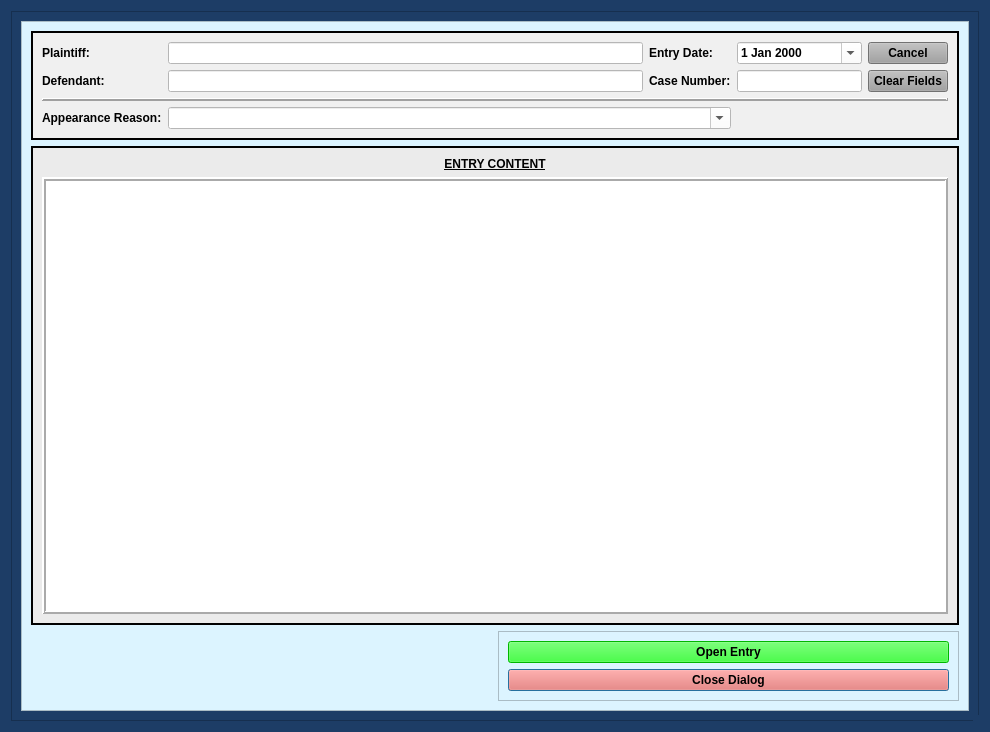
<?xml version="1.0" encoding="UTF-8"?>
<ui version="4.0">
 <class>CivFreeformDialog</class>
 <widget class="QDialog" name="CivFreeformDialog">
  <property name="windowModality">
   <enum>Qt::NonModal</enum>
  </property>
  <property name="enabled">
   <bool>true</bool>
  </property>
  <property name="geometry">
   <rect>
    <x>0</x>
    <y>0</y>
    <width>990</width>
    <height>732</height>
   </rect>
  </property>
  <property name="sizePolicy">
   <sizepolicy hsizetype="Preferred" vsizetype="Preferred">
    <horstretch>0</horstretch>
    <verstretch>0</verstretch>
   </sizepolicy>
  </property>
  <property name="minimumSize">
   <size>
    <width>0</width>
    <height>0</height>
   </size>
  </property>
  <property name="maximumSize">
   <size>
    <width>2500</width>
    <height>3500</height>
   </size>
  </property>
  <property name="palette">
   <palette>
    <active>
     <colorrole role="Button">
      <brush brushstyle="SolidPattern">
       <color alpha="255">
        <red>29</red>
        <green>61</green>
        <blue>102</blue>
       </color>
      </brush>
     </colorrole>
     <colorrole role="Base">
      <brush brushstyle="SolidPattern">
       <color alpha="255">
        <red>29</red>
        <green>61</green>
        <blue>102</blue>
       </color>
      </brush>
     </colorrole>
     <colorrole role="Window">
      <brush brushstyle="SolidPattern">
       <color alpha="255">
        <red>29</red>
        <green>61</green>
        <blue>102</blue>
       </color>
      </brush>
     </colorrole>
    </active>
    <inactive>
     <colorrole role="Button">
      <brush brushstyle="SolidPattern">
       <color alpha="255">
        <red>29</red>
        <green>61</green>
        <blue>102</blue>
       </color>
      </brush>
     </colorrole>
     <colorrole role="Base">
      <brush brushstyle="SolidPattern">
       <color alpha="255">
        <red>29</red>
        <green>61</green>
        <blue>102</blue>
       </color>
      </brush>
     </colorrole>
     <colorrole role="Window">
      <brush brushstyle="SolidPattern">
       <color alpha="255">
        <red>29</red>
        <green>61</green>
        <blue>102</blue>
       </color>
      </brush>
     </colorrole>
    </inactive>
    <disabled>
     <colorrole role="Button">
      <brush brushstyle="SolidPattern">
       <color alpha="255">
        <red>29</red>
        <green>61</green>
        <blue>102</blue>
       </color>
      </brush>
     </colorrole>
     <colorrole role="Base">
      <brush brushstyle="SolidPattern">
       <color alpha="255">
        <red>29</red>
        <green>61</green>
        <blue>102</blue>
       </color>
      </brush>
     </colorrole>
     <colorrole role="Window">
      <brush brushstyle="SolidPattern">
       <color alpha="255">
        <red>29</red>
        <green>61</green>
        <blue>102</blue>
       </color>
      </brush>
     </colorrole>
    </disabled>
   </palette>
  </property>
  <property name="font">
   <font>
    <family>Palatino Linotype</family>
    <pointsize>10</pointsize>
    <weight>75</weight>
    <italic>false</italic>
    <bold>true</bold>
   </font>
  </property>
  <property name="windowTitle">
   <string>Civil Freeform Entry Case Information</string>
  </property>
  <property name="toolTip">
   <string/>
  </property>
  <property name="styleSheet">
   <string notr="true">background-color: rgb(29, 61, 102);
font: 75 10pt &quot;Palatino Linotype&quot;;
font-weight: bold;</string>
  </property>
  <property name="sizeGripEnabled">
   <bool>true</bool>
  </property>
  <property name="modal">
   <bool>true</bool>
  </property>
  <layout class="QGridLayout" name="gridLayout_8">
   <item row="0" column="0">
    <widget class="QFrame" name="frame_4">
     <property name="styleSheet">
      <string notr="true">background-color: rgb(29, 61, 102);</string>
     </property>
     <property name="frameShape">
      <enum>QFrame::StyledPanel</enum>
     </property>
     <property name="frameShadow">
      <enum>QFrame::Raised</enum>
     </property>
     <layout class="QGridLayout" name="gridLayout_4">
      <item row="0" column="0">
       <widget class="QScrollArea" name="scrollArea">
        <property name="focusPolicy">
         <enum>Qt::NoFocus</enum>
        </property>
        <property name="styleSheet">
         <string notr="true">background-color: rgb(220, 244, 255);</string>
        </property>
        <property name="widgetResizable">
         <bool>true</bool>
        </property>
        <widget class="QWidget" name="scrollAreaWidgetContents">
         <property name="geometry">
          <rect>
           <x>0</x>
           <y>0</y>
           <width>950</width>
           <height>692</height>
          </rect>
         </property>
         <layout class="QGridLayout" name="gridLayout_2">
          <item row="0" column="0" colspan="2">
           <widget class="QFrame" name="case_name_Frame">
            <property name="sizePolicy">
             <sizepolicy hsizetype="Preferred" vsizetype="Preferred">
              <horstretch>0</horstretch>
              <verstretch>0</verstretch>
             </sizepolicy>
            </property>
            <property name="styleSheet">
             <string notr="true">background-color: rgb(240, 240, 240);</string>
            </property>
            <property name="frameShape">
             <enum>QFrame::Box</enum>
            </property>
            <property name="frameShadow">
             <enum>QFrame::Plain</enum>
            </property>
            <property name="lineWidth">
             <number>2</number>
            </property>
            <layout class="QGridLayout" name="gridLayout" columnstretch="0,1,0,0,0">
             <item row="1" column="0">
              <widget class="QLabel" name="label_2">
               <property name="text">
                <string>Defendant:</string>
               </property>
              </widget>
             </item>
             <item row="0" column="3">
              <widget class="NoScrollDateEdit" name="entry_date">
               <property name="focusPolicy">
                <enum>Qt::NoFocus</enum>
               </property>
               <property name="styleSheet">
                <string notr="true">color: rgb(0, 0, 0);
background-color: rgb(255, 255, 255);</string>
               </property>
               <property name="calendarPopup">
                <bool>true</bool>
               </property>
              </widget>
             </item>
             <item row="0" column="2">
              <widget class="QLabel" name="label_26">
               <property name="text">
                <string>Entry Date:</string>
               </property>
              </widget>
             </item>
             <item row="1" column="1">
              <widget class="QLineEdit" name="defendant_lineEdit">
               <property name="enabled">
                <bool>true</bool>
               </property>
               <property name="styleSheet">
                <string notr="true">background-color: rgb(255, 255, 255);</string>
               </property>
              </widget>
             </item>
             <item row="3" column="0">
              <widget class="QLabel" name="label_11">
               <property name="text">
                <string>Appearance Reason:</string>
               </property>
              </widget>
             </item>
             <item row="0" column="1">
              <widget class="QLineEdit" name="plaintiff_lineEdit">
               <property name="styleSheet">
                <string notr="true">background-color: rgb(255, 255, 255);</string>
               </property>
              </widget>
             </item>
             <item row="1" column="4">
              <widget class="QPushButton" name="clear_fields_case_Button">
               <property name="focusPolicy">
                <enum>Qt::NoFocus</enum>
               </property>
               <property name="styleSheet">
                <string notr="true">background-color: rgb(160, 160, 160);</string>
               </property>
               <property name="text">
                <string>Clear Fields</string>
               </property>
              </widget>
             </item>
             <item row="0" column="0">
              <widget class="QLabel" name="label">
               <property name="text">
                <string>Plaintiff:</string>
               </property>
              </widget>
             </item>
             <item row="0" column="4">
              <widget class="QPushButton" name="cancel_Button">
               <property name="focusPolicy">
                <enum>Qt::NoFocus</enum>
               </property>
               <property name="styleSheet">
                <string notr="true">background-color: rgb(160, 160, 160);</string>
               </property>
               <property name="text">
                <string>Cancel</string>
               </property>
              </widget>
             </item>
             <item row="1" column="2">
              <widget class="QLabel" name="label_3">
               <property name="text">
                <string>Case Number:</string>
               </property>
              </widget>
             </item>
             <item row="1" column="3">
              <widget class="QLineEdit" name="case_number_lineEdit">
               <property name="maximumSize">
                <size>
                 <width>500</width>
                 <height>16777215</height>
                </size>
               </property>
               <property name="styleSheet">
                <string notr="true">background-color: rgb(255, 255, 255);</string>
               </property>
              </widget>
             </item>
             <item row="2" column="0" colspan="5">
              <widget class="Line" name="line">
               <property name="frameShadow">
                <enum>QFrame::Raised</enum>
               </property>
               <property name="lineWidth">
                <number>2</number>
               </property>
               <property name="orientation">
                <enum>Qt::Horizontal</enum>
               </property>
              </widget>
             </item>
             <item row="3" column="1" colspan="2">
              <widget class="NoScrollComboBox" name="appearance_reason_box">
               <property name="styleSheet">
                <string notr="true">background-color: rgb(255, 255, 255);</string>
               </property>
               <property name="editable">
                <bool>true</bool>
               </property>
               <item>
                <property name="text">
                 <string/>
                </property>
               </item>
               <item>
                <property name="text">
                 <string>motion hearing</string>
                </property>
               </item>
               <item>
                <property name="text">
                 <string>show cause hearing</string>
                </property>
               </item>
              </widget>
             </item>
            </layout>
           </widget>
          </item>
          <item row="2" column="1">
           <widget class="QFrame" name="frame_8">
            <property name="styleSheet">
             <string notr="true">background-color: rgb(220, 244, 255);</string>
            </property>
            <property name="frameShape">
             <enum>QFrame::StyledPanel</enum>
            </property>
            <property name="frameShadow">
             <enum>QFrame::Raised</enum>
            </property>
            <layout class="QGridLayout" name="gridLayout_10">
             <item row="0" column="0">
              <widget class="QPushButton" name="create_entry_Button">
               <property name="styleSheet">
                <string notr="true">background-color: rgb(0, 255, 0);
font: 75 11pt &quot;Palatino Linotype&quot;;
font-weight: bold;</string>
               </property>
               <property name="text">
                <string>Open Entry</string>
               </property>
               <property name="autoDefault">
                <bool>false</bool>
               </property>
              </widget>
             </item>
             <item row="2" column="0">
              <widget class="QPushButton" name="close_dialog_Button">
               <property name="styleSheet">
                <string notr="true">background-color: rgb(255, 96, 82);
font: 75 11pt &quot;Palatino Linotype&quot;;
font-weight: bold;</string>
               </property>
               <property name="text">
                <string>Close Dialog</string>
               </property>
              </widget>
             </item>
            </layout>
           </widget>
          </item>
          <item row="1" column="0" colspan="2">
           <widget class="QFrame" name="frame">
            <property name="styleSheet">
             <string notr="true">background-color: rgb(235, 235, 235);</string>
            </property>
            <property name="frameShape">
             <enum>QFrame::Box</enum>
            </property>
            <property name="frameShadow">
             <enum>QFrame::Plain</enum>
            </property>
            <property name="lineWidth">
             <number>2</number>
            </property>
            <layout class="QGridLayout" name="gridLayout_6">
             <item row="0" column="0">
              <widget class="QLabel" name="label_4">
               <property name="text">
                <string>&lt;html&gt;&lt;head/&gt;&lt;body&gt;&lt;p&gt;&lt;span style=&quot; text-decoration: underline;&quot;&gt;ENTRY CONTENT&lt;/span&gt;&lt;/p&gt;&lt;/body&gt;&lt;/html&gt;</string>
               </property>
               <property name="alignment">
                <set>Qt::AlignCenter</set>
               </property>
              </widget>
             </item>
             <item row="1" column="0">
              <widget class="QTextEdit" name="entry_content_textEdit">
               <property name="styleSheet">
                <string notr="true">background-color: rgb(255, 255, 255);</string>
               </property>
               <property name="frameShape">
                <enum>QFrame::Box</enum>
               </property>
               <property name="frameShadow">
                <enum>QFrame::Raised</enum>
               </property>
               <property name="lineWidth">
                <number>2</number>
               </property>
              </widget>
             </item>
            </layout>
           </widget>
          </item>
         </layout>
        </widget>
       </widget>
      </item>
     </layout>
    </widget>
   </item>
  </layout>
 </widget>
 <customwidgets>
  <customwidget>
   <class>NoScrollDateEdit</class>
   <extends>QDateEdit</extends>
   <header>munientry.widgets.custom_widgets</header>
  </customwidget>
  <customwidget>
   <class>NoScrollComboBox</class>
   <extends>QComboBox</extends>
   <header>munientry.widgets.combo_boxes</header>
  </customwidget>
 </customwidgets>
 <tabstops>
  <tabstop>plaintiff_lineEdit</tabstop>
  <tabstop>defendant_lineEdit</tabstop>
  <tabstop>case_number_lineEdit</tabstop>
  <tabstop>create_entry_Button</tabstop>
  <tabstop>close_dialog_Button</tabstop>
 </tabstops>
 <resources/>
 <connections/>
 <slots>
  <slot>create_entry()</slot>
  <slot>continue_dialog()</slot>
  <slot>close_window()</slot>
  <slot>set_dialog()</slot>
  <slot>update_case_information()</slot>
  <slot>ovi_dialog()</slot>
  <slot>sentencing_dialog()</slot>
  <slot>proceed_to_sentencing()</slot>
  <slot>proceed_to_ovi()</slot>
  <slot>add_charge()</slot>
  <slot>set_statute()</slot>
  <slot>set_pay_date()</slot>
  <slot>amend_offense()</slot>
  <slot>set_offense()</slot>
  <slot>add_charge_to_view()</slot>
  <slot>delete_charge()</slot>
  <slot>delete_charge_from_view()</slot>
  <slot>close_event()</slot>
  <slot>set_fra_in_file()</slot>
  <slot>set_fra_in_court()</slot>
  <slot>start_add_conditions_dialog()</slot>
  <slot>start_amend_offense_dialog()</slot>
 </slots>
</ui>
